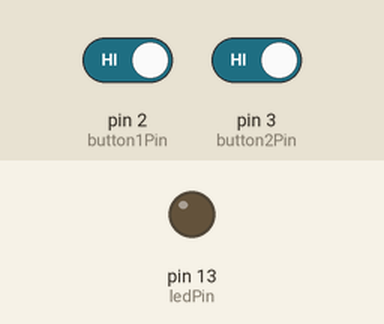
Recording of a sketch running on a simulated Arduino Uno, built with avr-gcc and run on an emulated ATmega328P. Parts: output pins drawn as LEDs (lit = HIGH). Inputs (shaded band) come from the test bench; at power-on: pin 2 (button1Pin) HIGH, pin 3 (button2Pin) HIGH.

Above: at 1.2 s.
1.3 s: pin 2 (button1Pin) driven LOW and pin 3 (button2Pin) driven LOW
At 1.8 s:
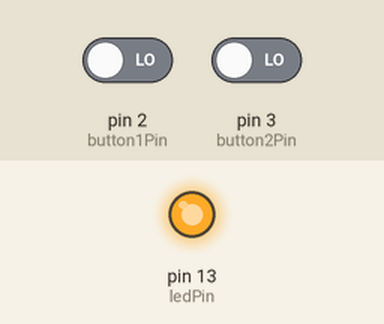
Timing chart, 0 to 7.9 s (numbered marks = the images above; inputs shaded):
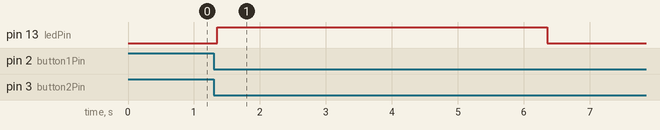

The sketch:

dual_button.ino
```cpp
// (licence header left out)
// --- Configuration ---

const int button1Pin = 2;
const int button2Pin = 3;
const int ledPin     = 13;

const unsigned long debounceDelay = 50;
const unsigned long timerDuration = 5000;


// --- Debounce Structure ---


struct Button {
  int pin;
  int lastReading;
  int stableState;
  unsigned long lastDebounceTime;
};

Button button1 = {button1Pin, HIGH, HIGH, 0};
Button button2 = {button2Pin, HIGH, HIGH, 0};


// --- FSM Definition ---


enum SystemState {
  IDLE,
  LED_ON,
  WAIT_RELEASE
};

SystemState currentState = IDLE;

unsigned long ledStartTime = 0;


// --- Setup ---


void setup() {
  pinMode(button1Pin, INPUT_PULLUP);
  pinMode(button2Pin, INPUT_PULLUP);
  pinMode(ledPin, OUTPUT);
  digitalWrite(ledPin, LOW);
}


// --- Debounce Function ---


void updateButton(Button &btn) {
  int reading = digitalRead(btn.pin);

  if (reading != btn.lastReading) {
    btn.lastDebounceTime = millis();
  }

  if ((millis() - btn.lastDebounceTime) > debounceDelay) {
    if (reading != btn.stableState) {
      btn.stableState = reading;
    }
  }

  btn.lastReading = reading;
}


// --- Main Loop ---


void loop() {

  updateButton(button1);
  updateButton(button2);

  switch (currentState) {

    case IDLE:

      if (button1.stableState == LOW &&
          button2.stableState == LOW) {

        digitalWrite(ledPin, HIGH);
        ledStartTime = millis();
        currentState = LED_ON;
      }
      break;


    case LED_ON:

      if (millis() - ledStartTime >= timerDuration) {
        digitalWrite(ledPin, LOW);
        currentState = WAIT_RELEASE;
      }
      break;


    case WAIT_RELEASE:

      if (button1.stableState == HIGH &&
          button2.stableState == HIGH) {

        currentState = IDLE;
      }
      break;
  }
}

// Copyright (c) 2026 Ali Sbeity
// License: MIT License
```

Measured:
- after the input at 1.3 s, pin 13 (ledPin): LOW → HIGH after 0.05 s, → LOW 5.0 s later
